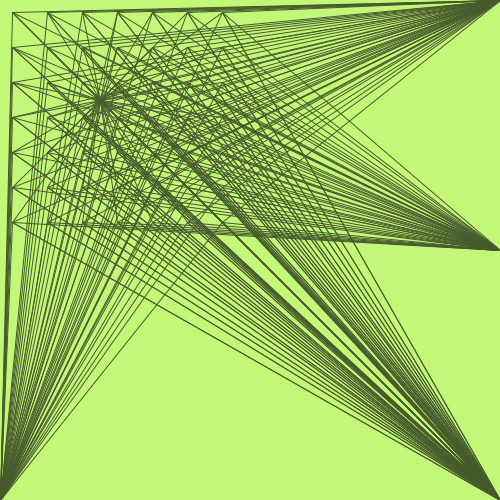
Frame 1 (no input)
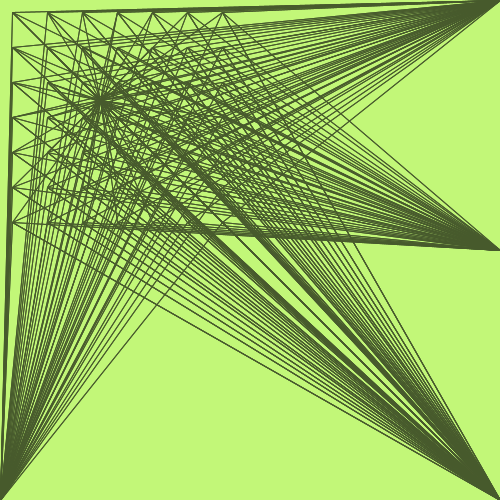
Frame 2 (the mouse pressed at the canvas centre, redrawn once)

The Processing sketch that drew these frames (run headless with seeded random() and noise(); the mouse was pressed at the canvas centre and the sketch redrawn once):

// Processing sketch: processing_81767
// ── processing_81767.pde

void setup()
{
  size(500, 500);
  background(#C2F778);
  smooth();
}
void draw()
{
  noFill();
  stroke(#475A2C);
  //premiere boucle hauteur
  for (int a = 25; a < 500;a = a+70)
  {
    for (int b =25; b <500; b = b+70)
    {

      line(a/2, b/2, 500, 500);

      line(a/2, b/2, 500, 500);
      line(a/2, b/2, 0, 500);
      line(a/2, b/2, 500, 0);
      line(a/2, b/2, 500, 250);
      line(a/2, b/2, 100, 100);
    }
  }
  noLoop();
}
